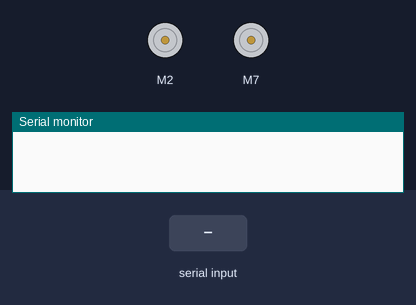
The sketch below on a simulated Arduino Uno, built with avr-gcc and run on an emulated ATmega328P. On the bench: 2 × DC motor (green arrow = forward, orange = backward, longer = faster), the last lines printed to the serial monitor. The inputs (shaded band) are chosen by the test bench.

Above: at 1.2 s.
1.3 s: "90,45\n" received over Serial
At 1.9 s:
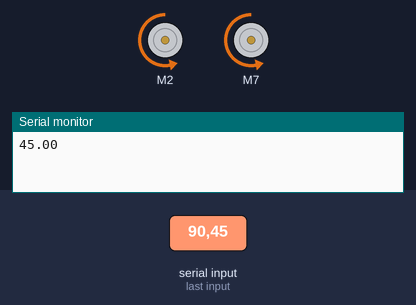
2.8 s: "5\n" received over Serial
At 4.1 s:
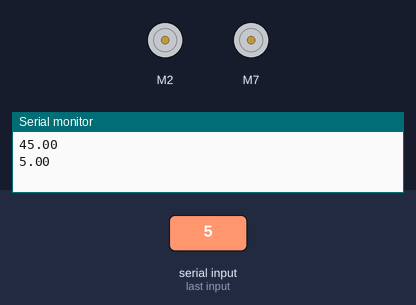
Timing chart, 0 to 5.8 s (numbered marks = the images above; inputs shaded):
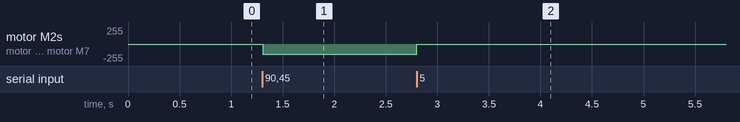

Measured:
- after the input at 1.3 s, motor M2, motor M7: stopped → backward 150/255 at once
- after the input at 2.8 s, motor M2, motor M7: backward 150/255 → stopped at once

The sketch:

final_project_arduino.ino
```cpp
#include <SparkFun_TB6612.h>
#define AIN1 2
#define BIN1 7
#define AIN2 4
#define BIN2 8
#define PWMA 5
#define PWMB 6
#define STBY 9

const int offsetA = 1;
const int offsetB = 1;

//create motor objects
Motor motor1 = Motor(AIN1, AIN2, PWMA, offsetA, STBY);
Motor motor2 = Motor(BIN1, BIN2, PWMB, offsetB, STBY);

//variable to hold the analog input of the y slider
float vertical_movement = 0;
float horizontal_movement = 0;

void setup() {
  Serial.begin(9600);
  //Serial.println("0");

}

void loop()
{
  while (Serial.available()) {
    vertical_movement = Serial.parseFloat();

    if (Serial.read() == '\n') {
      //read value of vertical movement from Processing
      Serial.println(vertical_movement);

      //define constrains from the control input for the car to be stationary
      if (vertical_movement > -10 && vertical_movement < 10)
        brake(motor1, motor2);

      //if the vertical movement is below -10 then move the car forward
      else if (vertical_movement < -10 && vertical_movement >= -255)
      {
        forward(motor1, motor2, 150);
      }
      //if the vertical movement is above 10 then move the car backwards
      else if (vertical_movement > 10 && vertical_movement <= 255)
      {
        back(motor1, motor2, -150);
      }


      //   motor1.drive(255,1000);
      //   motor1.drive(-255,1000);
      //   motor1.brake();
      //   delay(1000);
      //
      //   motor2.drive(255,1000);
      //   motor2.drive(-255,1000);
      //   motor2.brake();
      //   delay(1000);
      //
      //   forward(motor1, motor2, 150);
      //   delay(1000);
      //
      //
      //   back(motor1, motor2, -150);
      //   delay(1000);
      //
      //   brake(motor1, motor2);
      //   delay(1000);

      //this is for the left and right controls with the X slider
      //   left(motor1, motor2, 100);
      //   delay(1000);
      //   right(motor1, motor2, 100);
      //   delay(1000);
      //
      //   brake(motor1, motor2);
      //   delay(1000);
    }
  }
}
```
